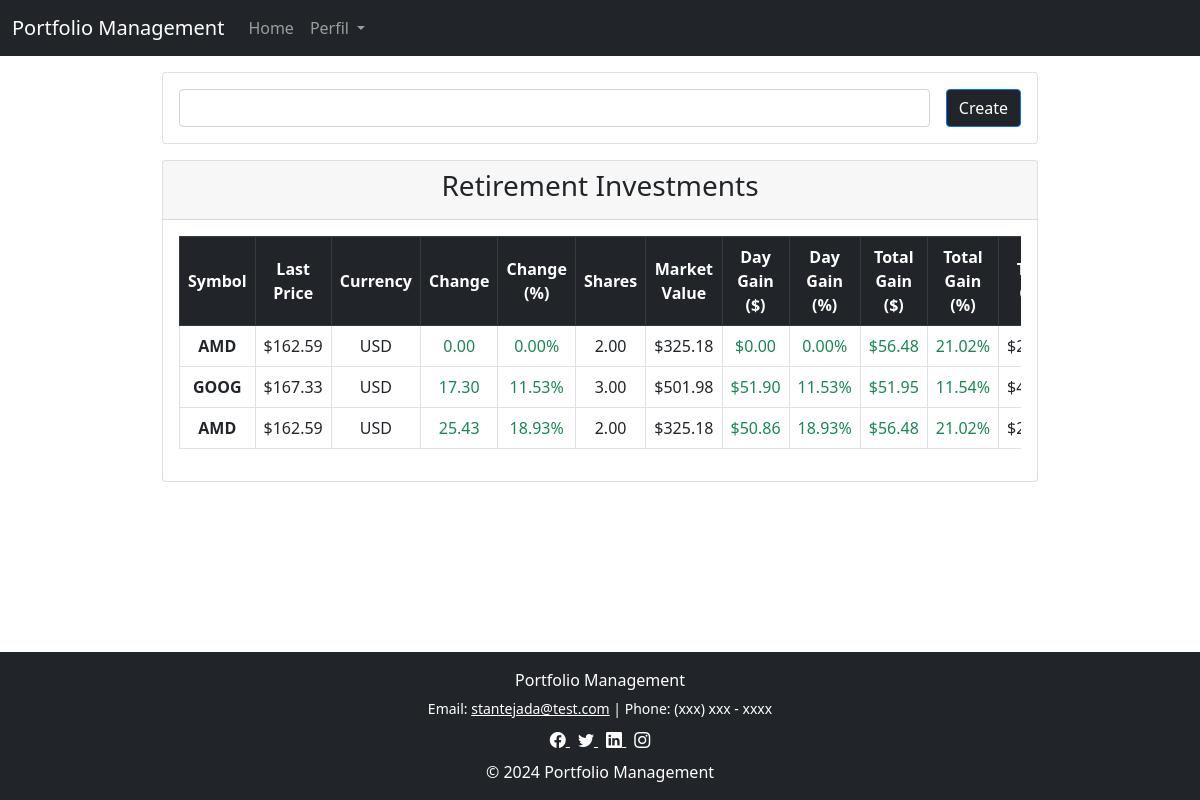
The app's page /portfolios/ (signed in) with its own data.
### app/models.py (models this page shows, shortened)
class Portfolio(db.Model):
    __tablename__ = 'portfolios'
    id: so.Mapped[int] = so.mapped_column(sa.Integer, primary_key=True)
    user_id: so.Mapped[int] = so.mapped_column(sa.Integer, sa.ForeignKey('users.id'), nullable=False)
    name: so.Mapped[str] = so.mapped_column(sa.String(50), nullable=False, index=True)
    user: so.Mapped["User"] = so.relationship("User", back_populates='portfolios')
    stocks: so.Mapped[List[Optional["Stock"]]] = so.relationship("Stock", back_populates='portfolios')

class Stock(db.Model):
    __tablename__ = 'stocks'
    id: so.Mapped[int] = so.mapped_column(sa.Integer, primary_key=True)
    portfolio_id: so.Mapped[int] = so.mapped_column(sa.Integer, sa.ForeignKey('portfolios.id'), nullable=False)
    portfolios: so.Mapped["Portfolio"] = so.relationship('Portfolio', back_populates='stocks')
    company: so.Mapped[str] = so.mapped_column(sa.String(100), nullable=False)
    symbol: so.Mapped[str] = so.mapped_column(sa.String(5), nullable=False)
    last_price: so.Mapped[float] = so.mapped_column(sa.Float, nullable=False)
    currency: so.Mapped[str] = so.mapped_column(sa.String(10), nullable=False)
    price_change: so.Mapped[float] = so.mapped_column(sa.Float, nullable=False)
    percent_change: so.Mapped[float] = so.mapped_column(sa.Float, nullable=False)
    shares: so.Mapped[float] = so.mapped_column(sa.Float, nullable=False)
    market_value: so.Mapped[float] = so.mapped_column(sa.Float, nullable=False)
    daily_gain_value: so.Mapped[float] = so.mapped_column(sa.Float, nullable=False)
    daily_gain_percent: so.Mapped[float] = so.mapped_column(sa.Float, nullable=False)
    total_cost: so.Mapped[float] = so.mapped_column(sa.Float, nullable=False)
    total_gain_value: so.Mapped[float] = so.mapped_column(sa.Float, nullable=False)  # Calculated field
    total_gain_percent: so.Mapped[float] = so.mapped_column(sa.Float, nullable=False)  # Calculated field
    avg_cost_per_share: so.Mapped[float] = so.mapped_column(sa.Float, nullable=False)  # Total cost / shares
    last_position_date: so.Mapped[datetime] = so.mapped_column(sa.DateTime, nullable=False)

### app/routes/portfolio.py (the view)
@portfolio_bp.route('/', methods=['GET','POST'])
@login_required
def portfolios():
    portfolios = Portfolio.query.filter(Portfolio.user_id == current_user.id).all()
    form = CreatePortfolioForm()
    if form.validate_on_submit():
        portfolio = Portfolio(user_id = current_user.id, name=form.name.data)
        db.session.add(portfolio)
        db.session.commit()
        flash(f'Portfolio has been created', 'success')
        return redirect(url_for('portfolio.portfolios'))
    return render_template('portfolios.html', title='Portfolios', form=form, portfolios=portfolios)

### app/forms.py
class CreatePortfolioForm(FlaskForm):
    name = StringField('Portfolio Name', validators=[DataRequired()])
    submit = SubmitField('Create')

### app/models.py (called while the page is built)
@login.user_loader
def load_user(id):
    return db.session.get(User, int(id))

### app/templates/portfolios.html (shortened to what this page needs)
{% extends 'base.html' %}
{% block content%}
<div class="container-fluid mt-3" style="max-width: 900px;">
    <div class="card mb-3">
        <div class="card-body">
            <form action="" method="POST">
                <div class="d-flex">
                    {{ form.name(class='form-control') }}
                    {{ form.submit(class='btn btn-primary bg-dark ms-3') }}
                </div>
            </form>
        </div>
    </div>
    {% for portfolio in portfolios %}
    <div class="card mb-3">
        <div class="card-header">
            <h3 class="card-title text-center"><a class="text-decoration-none text-dark"
                    href="{{ url_for('portfolio.portfolio_details', portfolio_id = portfolio.id) }}">{{
                    portfolio.name }}</a></h3>
        </div>
        <div class="card-body">
            <div class="table-responsive">
                <table class="table table-bordered">
                    <thead>
                        <tr class="table-dark align-middle text-center">
                            <th>Symbol</th>
                            <th>Last Price</th>
                            <th>Currency</th>
                            <th>Change</th>
                            <th>Change (%)</th>
                            <th>Shares</th>
                            <th>Market Value</th>
                            <th>Day Gain ($)</th>
                            <th>Day Gain (%)</th>
                            <th>Total Gain ($)</th>
                            <th>Total Gain (%)</th>
                            <th>Total Cost</th>
                        </tr>
                    </thead>
                    <tbody>
                        {% if portfolio.stocks != None %}
                        {% for stock in portfolio.stocks %}
                        <tr class="align-middle text-center">
                            <td class="fw-bold">{{ stock.symbol }}</td>
                            <td>${{ "%.2f"|format(stock.last_price) }}</td>
                            <td>{{ stock.currency }}</td>
                            <td class="{{ 'text-success' if stock.price_change >= 0 else 'text-danger' }}">
                                {{ "%.2f"|format(stock.price_change) }}
                            </td>
                            <td class="{{ 'text-success' if stock.percent_change >= 0 else 'text-danger' }}">
                                {{ "%.2f"|format(stock.percent_change) }}%
                            </td>
                            <td>{{ "%.2f"|format(stock.shares) }}</td>
                            <td>${{ "%.2f"|format(stock.market_value) }}</td>
                            <td class="{{ 'text-success' if stock.daily_gain_value >= 0 else 'text-danger' }}">
                                ${{ "%.2f"|format(stock.daily_gain_value) }}
                            </td>
                            <td class="{{ 'text-success' if stock.daily_gain_percent >= 0 else 'text-danger' }}">
                                {{ "%.2f"|format(stock.daily_gain_percent) }}%
                            </td>
                            <td class="{{ 'text-success' if stock.total_gain_value >= 0 else 'text-danger' }}">
                                ${{ "%.2f"|format(stock.total_gain_value) }}
                            </td>
                            <td class="{{ 'text-success' if stock.total_gain_percent >= 0 else 'text-danger' }}">
                                {{ "%.2f"|format(stock.total_gain_percent) }}%
                            </td>
                            <td>${{ "%.2f"|format(stock.total_cost) }}</td>
                        </tr>
                        {% endfor %}
                        {% else %}
                        <tr>
                            <td colspan="13" class="text-center">No stocks in this portfolio</td>
                        </tr>
                        {% endif %}
                    </tbody>
                </table>
            </div>
        </div>
    </div>
    {% endfor %}
</div>
{% endblock %}

### app/templates/base.html (shortened to what this page needs)
<!DOCTYPE html>
<html lang="en">
<head>
    <link href="https://cdn.jsdelivr.net/npm/bootstrap@5.0.2/dist/css/bootstrap.min.css" rel="stylesheet"
>
    <link rel="stylesheet"
        href="https://cdnjs.cloudflare.com/ajax/libs/bootstrap-icons/1.9.1/font/bootstrap-icons.min.css">
</head>
<body class="d-flex flex-column min-vh-100">
    <nav class="navbar navbar-expand-lg navbar-dark bg-dark">
        <div class="container-fluid">
            <a href="{{ url_for('main.index') }}" class="navbar-brand">Portfolio Management</a>
            <div class="collapse navbar-collapse">
                <ul class="navbar-nav me-auto mb-2 mb-lg-0">
                    <li class="nav-item">
                        <a href="{{ url_for('main.index') }}" class="nav-link">Home</a>
                    </li>
                    {% if current_user.is_authenticated %}
                    <li class="nav-item dropdown">
                        <a class="nav-link dropdown-toggle" href="#" id="navbarDropdown" role="button"
                            data-bs-toggle="dropdown" aria-expanded="false">
                            Perfil
                        </a>
                            {% endif %}
                    </li>
                </ul>
            </div>
        </div>
    </nav>
    <div class="class=" container flex-grow-1 py-3">
        {% block content %}
        {% endblock %}
    </div>
    <footer class="mt-auto py-3 bg-dark text-white text-center">
        <div class="container">
            <p class="mb-1">Portfolio Management</p>
            <small>Email: <a href="mailto:stantejada@test.com" class="text-white">stantejada@test.com</a> | Phone:
                (xxx) xxx - xxxx</small>
            <div class="mt-2">
                <a href="#" class="text-white me-2">
                    <i class="bi bi-facebook"></i>
                </a>
                <a href="#" class="text-white me-2">
                    <i class="bi bi-twitter"></i>
                </a>
                <a href="#" class="text-white me-2">
                    <i class="bi bi-linkedin"></i>
                </a>
                <a href="#" class="text-white">
                    <i class="bi bi-instagram"></i>
                </a>
            </div>
            <p class="mt-2 mb-0">&copy; 2024 Portfolio Management</p>
        </div>
    </footer>
</body>
</html>

### records on screen
Portfolio: name "Retirement Investments"
Stock: symbol "AMD", last_price "162.59", currency "USD", price_change "0.00", percent_change "0.00", shares "2.00", market_value "325.18", daily_gain_value "0.00", daily_gain_percent "0.00", total_gain_value "56.48", total_gain_percent "21.02"
Stock: symbol "GOOG", last_price "167.33", currency "USD", price_change "17.30", percent_change "11.53", shares "3.00", market_value "501.98", daily_gain_value "51.90", daily_gain_percent "11.53", total_gain_value "51.95", total_gain_percent "11.54"
Stock: symbol "AMD", last_price "162.59", currency "USD", price_change "25.43", percent_change "18.93", shares "2.00", market_value "325.18", daily_gain_value "50.86", daily_gain_percent "18.93", total_gain_value "56.48", total_gain_percent "21.02"
